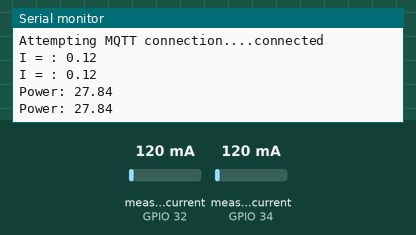
Recording of a program running on a simulated ESP32. Shown: the last lines printed to the serial monitor. Inputs (shaded band) come from the test bench; at power-on: measured current (sensors on GPIO 32, GPIO 34) 120 mA. WiFi joins after 1.5 s; servers stay silent unless stated; no MQTT or app messages arrive unless stated.

Above: at 3.7 s.
3.8 s: measured current (sensor on GPIO 32) set to 40 mA
At 5.1 s:
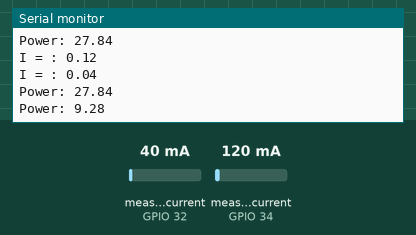
5.3 s: measured current (sensor on GPIO 34) set to 500 mA
At 5.9 s:
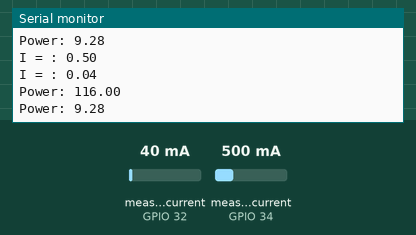
6.8 s: measured current (sensor on GPIO 32) set to 1000 mA
At 7.8 s:
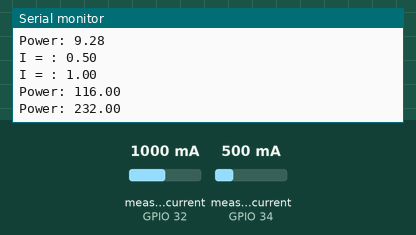
8.3 s: measured current (sensor on GPIO 34) set to 1500 mA
At 9.6 s:
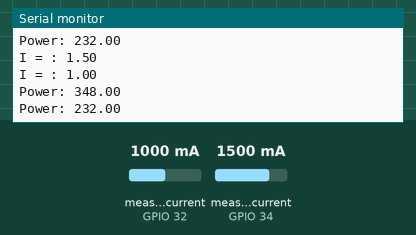
Timing chart, 0 to 10.8 s (numbered marks = the images above; inputs shaded):
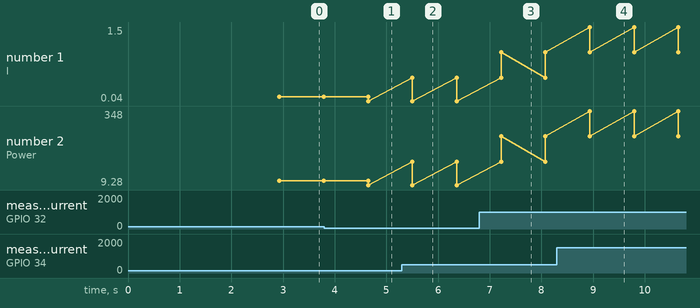

Measured:
- after the input at 3.8 s, the serial monitor: prints a new line after 0.85 s (image 1)
- after the input at 5.3 s, the serial monitor: prints a new line after 0.20 s (image 2)
- after the input at 6.8 s, the serial monitor: prints a new line after 0.42 s (image 3)
- after the input at 8.3 s, the serial monitor: prints a new line after 0.64 s (image 4)
- plotted number 1: 0.12 → 0.04 after the input at 3.8 s, 0.04 → 1 after the input at 6.8 s
- plotted number 2: 27.84 → 9.28 after the input at 3.8 s, 9.28 → 232 after the input at 6.8 s

The program:

main.cpp
```cpp
#include <Arduino.h>
#include <driver/adc.h>
#include "EmonLib.h"
#include <math.h>
#include <PubSubClient.h>
#include <WiFi.h>


// WiFi Credentials
const char* ssid = "wash_samos_aegean_net";
const char* password = "xe98asp4519_aegean!";

// MQTT essentials
const char* mqttServer = "10.10.10.151";
const int mqttPort = 1883;
const char* mqtt_topic_1 = "wash_samos_1/ampere";
const char* mqtt_topic_2 = "wash_samos_2/ampere";

// Initialize WiFi client
WiFiClient wifiClient;
// Initialize PubSub client
PubSubClient pubSubClient(wifiClient);

//CT Clamp
EnergyMonitor emon1;   // Create an instance
EnergyMonitor emon2;   // Create an instance
#define ADC_CURRENT_INPUT_1 34
#define ADC_CURRENT_INPUT_2 32
#define HOME_VOLTAGE 232


// WiFi Setup Function
void setup_wifi() {
  Serial.println("121");
  delay(20);
  // Start connection to wifi network
  Serial.println();
  Serial.print("Connecting to ");
  Serial.println(ssid);

  WiFi.begin(ssid, password);

  while (WiFi.status() != WL_CONNECTED) {
    delay(500);
    Serial.print(".");
  }

  Serial.println("");
  Serial.println("WiFi connected");
  Serial.println("IP Address: ");
  Serial.println(WiFi.localIP());
}


void setup() {
  // <-- CT Clamp Sensor Code Setup --> //
 //adc1_config_channel_atten(ADC1_CHANNEL_6, ADC_ATTEN_DB_11);
 //analogReadResolution(10);
 emon1.current(ADC_CURRENT_INPUT_1, 6.4);
 emon2.current(ADC_CURRENT_INPUT_2, 6.4);

  // Start the serial monitor
  Serial.begin(115200);
    // setup wifi && connect
  setup_wifi();
  // setup mqtt broker details
  pubSubClient.setServer(mqttServer, mqttPort);
  delay(1000);
}

// Reconnect in MQTT Broker
void mqtt_reconnect () {
  // Run until we get reconnected
  while (!pubSubClient.connected()) {
    Serial.print("Attempting MQTT connection....");
    // Attempt to connect
    if (pubSubClient.connect("ESP32Client")) {
      Serial.println("connected");
    }
    else {
      Serial.print("Failed rc= ");
      Serial.print(pubSubClient.state());
      Serial.print(" try again in 5 seconds");
      Serial.println("");
      // Wait 5 sec
      delay(5000);
    }
  }

}

void loop() {
    // Connect to MQTT Broker
  if (!pubSubClient.connected()) {
    mqtt_reconnect();
  }

  // Maintain connection to the server
  pubSubClient.loop();

// <-- CT Clamp Sensor -->  //

  double Irms1 = emon1.calcIrms(1480);
  double Irms2 = emon2.calcIrms(1480);
  // Display Current
  Serial.print("I = : ");
  Serial.println(Irms1);
  Serial.print("I = : ");
  Serial.println(Irms2);
  // Display Power
  Serial.print("Power: ");
  Serial.println(Irms1*HOME_VOLTAGE);
  Serial.print("Power: ");
  Serial.println(Irms2*HOME_VOLTAGE);
   // Typecasting float to String
  String IrmsToString1 = String(Irms1);
  String IrmsToString2 = String(Irms2);

  // Send temperature to MQTT topic
  pubSubClient.publish(mqtt_topic_1, IrmsToString1.c_str());
  pubSubClient.publish(mqtt_topic_2, IrmsToString2.c_str());


  delay(500);
}
```
